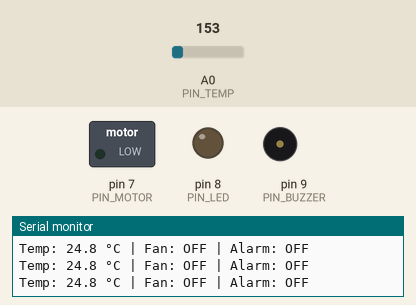
Simulated run of this sketch. Board: Arduino Uno, built with avr-gcc and run on an emulated ATmega328P. Shown: switched loads named in the sketch (green lamp = pin HIGH), output pins drawn as LEDs (lit = HIGH), buzzer (waves = sounding), the last lines printed to the serial monitor. The inputs (shaded band) are chosen by the test bench; at power-on: A0 (PIN_TEMP) = 153.

Above: at 2.4 s.
2.5 s: A0 (PIN_TEMP) set to 179
At 3.9 s:
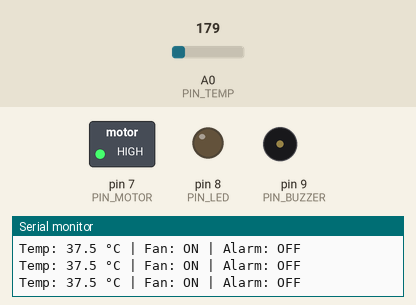
4.2 s: A0 (PIN_TEMP) set to 215
At 5.3 s:
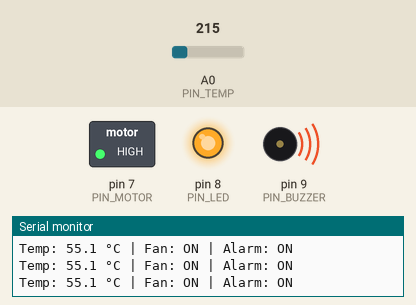
5.7 s: A0 (PIN_TEMP) set to 191
At 6.5 s:
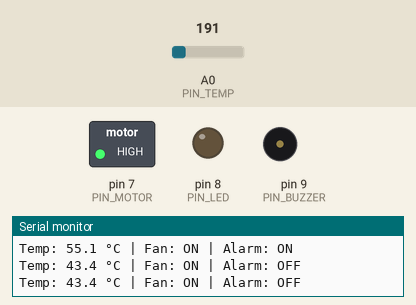
7.2 s: A0 (PIN_TEMP) set to 221
At 7.8 s:
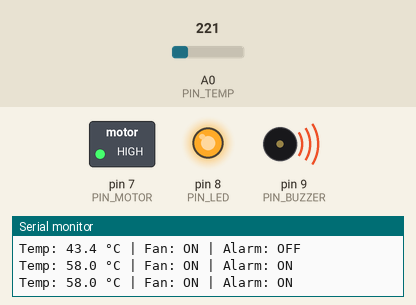
Timing chart, 0 to 9.7 s (numbered marks = the images above; inputs shaded):
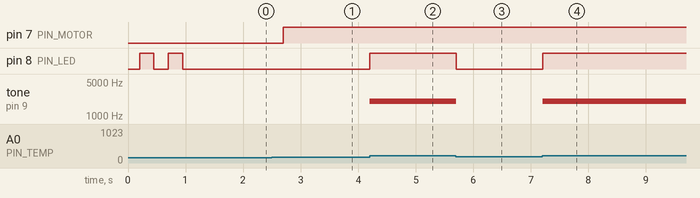

The sketch:

estufa.ino
```cpp
/* ============================
   Estufa – Arduino UNO (com histerese(O sistema não liga e desliga instantaneamente ao atingir um valor limite, ele mantém uma margem de segurança entre o ponto de ligar e o ponto de desligar))
   Pinos:
     A0  -> Sensor de temperatura (TMP36 ou LM35)
     D7  -> Motor (via transistor NPN + diodo)
     D8  -> LED (ativo-baixo por padrão)
     D9  -> Buzzer (passivo com tone())
   ============================ */

// ======== SELEÇÃO DO SENSOR ========
// Descomente APENAS um:
// #define SENSOR_LM35      // 10 mV/°C, 0°C => 0.0V
#define SENSOR_TMP36        // 10 mV/°C, 0°C => 0.5V

// ======== CONFIGURAÇÃO DE PINOS ========
#define PIN_TEMP   A0
#define PIN_MOTOR  7
#define PIN_LED    8
#define PIN_BUZZER 9

// ======== LÓGICA DO LED ========
// true  -> LED ativo-baixo  (ânodo no +5V; cátodo no pino D8 via resistor)  // acende com LOW
// false -> LED ativo-alto   (pino D8 -> resistor -> ânodo do LED; cátodo -> GND) // acende com HIGH
const bool LED_ACTIVE_LOW = false;  // ajuste para sua fiação

// ======== LIMITES (°C) COM HISTERese ========
const float FAN_ON_C     = 30.0;  // liga ventilador
const float FAN_OFF_C    = 28.0;  // desliga ventilador
const float ALARM_ON_C   = 50.0;  // liga LED + buzzer
const float ALARM_OFF_C  = 48.0;  // desliga LED + buzzer

// ======== ESTADO ========
bool fanOn   = false;
bool alarmOn = false;

// ======== FUNÇÕES AUXILIARES ========
void setLed(bool on) {
  // converte "on" para nível elétrico conforme polaridade
  bool levelHigh = LED_ACTIVE_LOW ? !on : on;  // ativo-baixo inverte
  digitalWrite(PIN_LED, levelHigh ? HIGH : LOW);
}

void setFan(bool on) {
  fanOn = on;
  digitalWrite(PIN_MOTOR, on ? HIGH : LOW);  // HIGH aciona transistor NPN
}

void setAlarm(bool on) {
  alarmOn = on;
  setLed(on);
  if (on) {
    tone(PIN_BUZZER, 2000);  // 2 kHz
  } else {
    noTone(PIN_BUZZER);
    digitalWrite(PIN_BUZZER, LOW); // garante desligado em buzzer ativo
  }
}

float lerTemperaturaC() {
  const float ADC_REF_V = 5.0;            // UNO opera em 5 V
  int raw = analogRead(PIN_TEMP);         // 0..1023
  float vout = (raw * ADC_REF_V) / 1023.0;

  #ifdef SENSOR_LM35
    // LM35: 10 mV/°C, sem offset
    return vout * 100.0;
  #endif

  #ifdef SENSOR_TMP36
    // TMP36: 10 mV/°C com offset de 500 mV (0°C => 0.5 V)
    return (vout - 0.5) * 100.0;
  #endif
}

// ======== ARDUINO ========
void setup() {
  pinMode(PIN_MOTOR, OUTPUT);
  pinMode(PIN_LED, OUTPUT);
  pinMode(PIN_BUZZER, OUTPUT);

  setFan(false);
  setAlarm(false);

  Serial.begin(9600);
  delay(200);
  Serial.println(F("Estufa iniciada."));

  // --- Teste rápido do LED para confirmar polaridade (opcional) ---
  // Deve piscar 2 vezes no início:
  for (int i = 0; i < 2; i++) {
    setLed(true);  delay(250);
    setLed(false); delay(250);
  }
}

void loop() {
  float t = lerTemperaturaC();

  // Controle do ventilador com histerese
  if (!fanOn && t >= FAN_ON_C)  setFan(true);
  if ( fanOn && t <= FAN_OFF_C) setFan(false);

  // Controle do alarme com histerese
  if (!alarmOn && t >= ALARM_ON_C) setAlarm(true);
  if ( alarmOn && t <= ALARM_OFF_C) setAlarm(false);

  // Log no serial
  Serial.print(F("Temp: "));
  Serial.print(t, 1);
  Serial.print(F(" °C | Fan: "));
  Serial.print(fanOn ? F("ON") : F("OFF"));
  Serial.print(F(" | Alarm: "));
  Serial.println(alarmOn ? F("ON") : F("OFF"));

  delay(500);
}
```

Measured:
- the behaviour switches between 163 and 164 on A0 (PIN_TEMP) (found by bisection; images 0 and 1)
- the behaviour switches between 204 and 205 on A0 (PIN_TEMP) (found by bisection; images 1 and 2)
- after the input at 2.5 s, pin 7 (PIN_MOTOR): LOW → HIGH after 0.20 s
- after the input at 4.2 s, pin 8 (PIN_LED): LOW → HIGH at once; tone on pin 9 (PIN_BUZZER): silent → 2000 Hz at once
- after the input at 5.7 s, pin 8 (PIN_LED): HIGH → LOW at once; tone on pin 9 (PIN_BUZZER): 2000 Hz → silent at once
- after the input at 7.2 s, pin 8 (PIN_LED): LOW → HIGH at once; tone on pin 9 (PIN_BUZZER): silent → 2000 Hz at once
